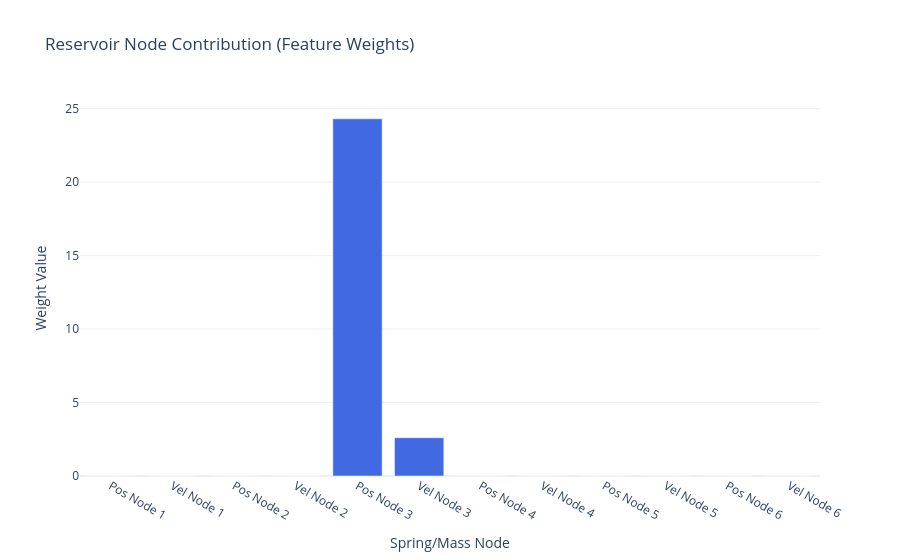
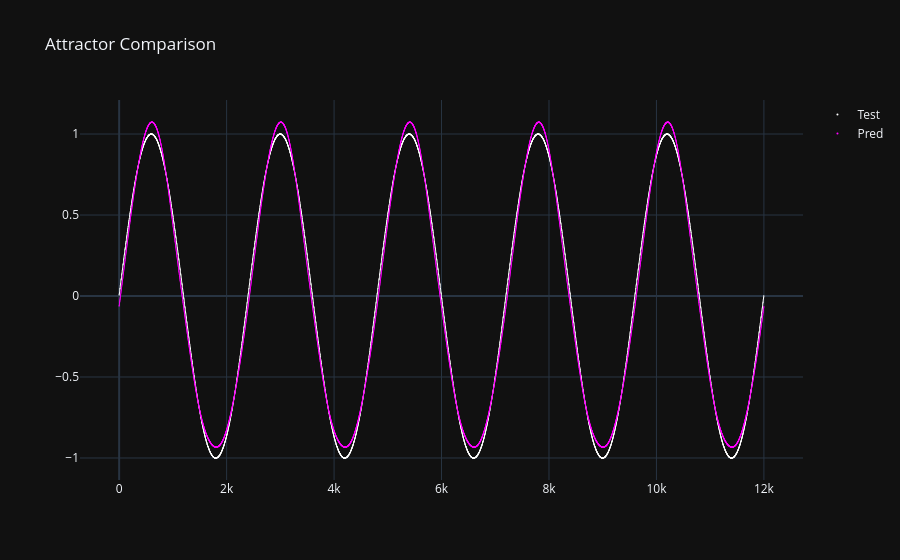
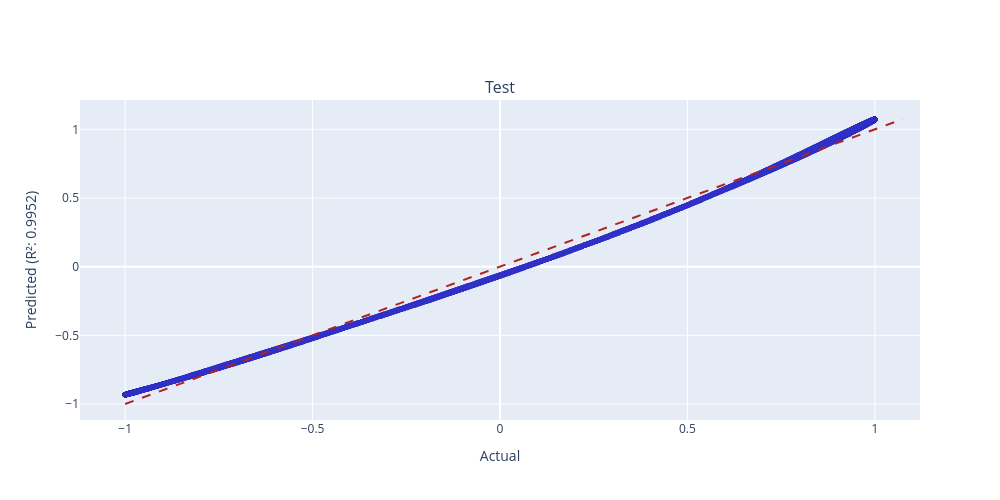

Notebook cell for these charts, in order:
### Code cell
weight_plot(model.coef_).show()
scatter_plot([Y_test, Y_pred]).show()
r_2_plots_grid(Y_test, Y_pred, ["Test", "Pred"]).show()

### Figure 1 — Plotly figure (JSON) as saved in the notebook; plotly's stock layout.template omitted (floating-point values rounded to 4 significant figures)
{"data": [{"marker": {"color": ["royalblue", "royalblue", "royalblue", "royalblue", "royalblue", "royalblue", "royalblue", "royalblue", "royalblue", "royalblue", "royalblue", "royalblue"]}, "type": "bar", "x": ["Pos Node 1", "Vel Node 1", "Pos Node 2", "Vel Node 2", "Pos Node 3", "Vel Node 3", "Pos Node 4", "Vel Node 4", "Pos Node 5", "Vel Node 5", "Pos Node 6", "Vel Node 6"], "y": [0.0, 0.0, 0.0, 0.0, 24.31, 2.606, 0.0, 0.0, 0.0, 0.0, 0.0, 0.0]}], "layout": {"title": {"text": "Reservoir Node Contribution (Feature Weights)"}, "xaxis": {"title": {"text": "Spring/Mass Node"}}, "yaxis": {"title": {"text": "Weight Value"}}}}

### Figure 2 — Plotly figure (JSON) as saved in the notebook; plotly's stock layout.template omitted (floating-point values rounded to 4 significant figures; data arrays with more than 128 entries replaced by an {"elided": "..."} marker saying what was removed)
{"data": [{"marker": {"color": "white", "size": 1}, "mode": "markers", "name": "Test", "type": "scatter", "x": {"elided": "12000 int values"}, "y": {"elided": "12000 float values"}}, {"marker": {"color": "magenta", "size": 1}, "mode": "markers", "name": "Pred", "type": "scatter", "x": {"elided": "12000 int values"}, "y": {"elided": "12000 float values"}}], "layout": {"title": {"text": "Attractor Comparison"}}}

### Figure 3 — Plotly figure (JSON) as saved in the notebook; plotly's stock layout.template omitted (floating-point values rounded to 4 significant figures; data arrays with more than 128 entries replaced by an {"elided": "..."} marker saying what was removed)
{"data": [{"marker": {"color": "rgba(50, 50, 200, 0.5)", "size": 5}, "mode": "markers", "name": "Data", "type": "scatter", "x": {"elided": "12000 float values"}, "xaxis": "x", "y": {"elided": "12000 float values"}, "yaxis": "y"}, {"line": {"color": "firebrick", "dash": "dash"}, "mode": "lines", "name": "Ideal", "type": "scatter", "x": [-1, 1.074], "xaxis": "x", "y": [-1, 1.074], "yaxis": "y"}], "layout": {"annotations": [{"font": {"size": 16}, "showarrow": false, "text": "Test", "x": 0.5, "xanchor": "center", "xref": "paper", "y": 1, "yanchor": "bottom", "yref": "paper"}], "height": 500, "showlegend": false, "width": 1000, "xaxis": {"anchor": "y", "domain": [0, 1], "title": {"text": "Actual"}}, "yaxis": {"anchor": "x", "domain": [0, 1], "title": {"text": "Predicted (R²: 0.9952)"}}}}
